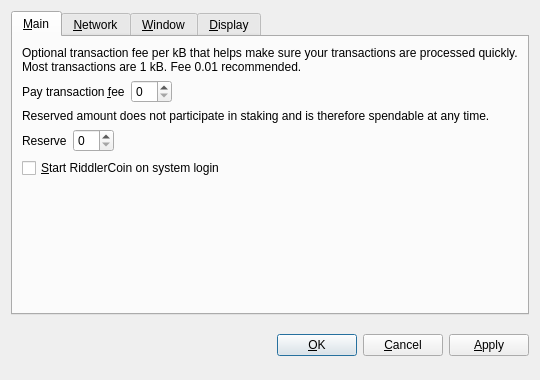
<?xml version="1.0" encoding="UTF-8"?>
<ui version="4.0">
 <class>OptionsDialog</class>
 <widget class="QDialog" name="OptionsDialog">
  <property name="geometry">
   <rect>
    <x>0</x>
    <y>0</y>
    <width>540</width>
    <height>380</height>
   </rect>
  </property>
  <property name="windowTitle">
   <string>Options</string>
  </property>
  <property name="modal">
   <bool>true</bool>
  </property>
  <layout class="QVBoxLayout" name="verticalLayout">
   <item>
    <widget class="QTabWidget" name="tabWidget">
     <property name="tabPosition">
      <enum>QTabWidget::North</enum>
     </property>
     <property name="currentIndex">
      <number>0</number>
     </property>
     <widget class="QWidget" name="tabMain">
      <attribute name="title">
       <string>&amp;Main</string>
      </attribute>
      <layout class="QVBoxLayout" name="verticalLayout_Main">
       <item>
        <widget class="QLabel" name="transactionFeeInfoLabel">
         <property name="text">
          <string>Optional transaction fee per kB that helps make sure your transactions are processed quickly. Most transactions are 1 kB. Fee 0.01 recommended.</string>
         </property>
         <property name="textFormat">
          <enum>Qt::PlainText</enum>
         </property>
         <property name="wordWrap">
          <bool>true</bool>
         </property>
        </widget>
       </item>
       <item>
        <layout class="QHBoxLayout" name="horizontalLayoutFee">
         <item>
          <widget class="QLabel" name="transactionFeeLabel">
           <property name="text">
            <string>Pay transaction &amp;fee</string>
           </property>
           <property name="textFormat">
            <enum>Qt::PlainText</enum>
           </property>
           <property name="buddy">
            <cstring>transactionFee</cstring>
           </property>
          </widget>
         </item>
         <item>
          <widget class="BitcoinAmountField" name="transactionFee"/>
         </item>
         <item>
          <spacer name="horizontalSpacerFee">
           <property name="orientation">
            <enum>Qt::Horizontal</enum>
           </property>
           <property name="sizeHint" stdset="0">
            <size>
             <width>40</width>
             <height>20</height>
            </size>
           </property>
          </spacer>
         </item>
        </layout>
       </item>
       <item>
        <widget class="QLabel" name="reserveBalanceInfoLabel">
         <property name="text">
          <string>Reserved amount does not participate in staking and is therefore spendable at any time.</string>
         </property>
         <property name="textFormat">
          <enum>Qt::PlainText</enum>
         </property>
         <property name="wordWrap">
          <bool>true</bool>
         </property>
        </widget>
       </item>
       <item>
        <layout class="QHBoxLayout" name="horizontalLayoutReserveBalance">
         <item>
          <widget class="QLabel" name="reserveBalanceLabel">
           <property name="text">
            <string>Reserve</string>
           </property>
           <property name="textFormat">
            <enum>Qt::PlainText</enum>
           </property>
           <property name="buddy">
            <cstring>reserveBalance</cstring>
           </property>
          </widget>
         </item>
         <item>
          <widget class="BitcoinAmountField" name="reserveBalance"/>
         </item>
         <item>
          <spacer name="horizontalSpacerReserveBalance">
           <property name="orientation">
            <enum>Qt::Horizontal</enum>
           </property>
           <property name="sizeHint" stdset="0">
            <size>
             <width>40</width>
             <height>20</height>
            </size>
           </property>
          </spacer>
         </item>
        </layout>
       </item>
       <item>
        <widget class="QCheckBox" name="bitcoinAtStartup">
         <property name="toolTip">
          <string>Automatically start RiddlerCoin after logging in to the system.</string>
         </property>
         <property name="text">
          <string>&amp;Start RiddlerCoin on system login</string>
         </property>
        </widget>
       </item>
       <item>
        <spacer name="verticalSpacer_Main">
         <property name="orientation">
          <enum>Qt::Vertical</enum>
         </property>
         <property name="sizeHint" stdset="0">
          <size>
           <width>20</width>
           <height>40</height>
          </size>
         </property>
        </spacer>
       </item>
      </layout>
     </widget>
     <widget class="QWidget" name="tabNetwork">
      <attribute name="title">
       <string>&amp;Network</string>
      </attribute>
      <layout class="QVBoxLayout" name="verticalLayout_Network">
       <item>
        <widget class="QCheckBox" name="mapPortUpnp">
         <property name="toolTip">
          <string>Automatically open the RiddlerCoin client port on the router. This only works when your router supports UPnP and it is enabled.</string>
         </property>
         <property name="text">
          <string>Map port using &amp;UPnP</string>
         </property>
        </widget>
       </item>
       <item>
        <widget class="QCheckBox" name="connectSocks">
         <property name="toolTip">
          <string>Connect to the RiddlerCoin network through a SOCKS proxy (e.g. when connecting through Tor).</string>
         </property>
         <property name="text">
          <string>&amp;Connect through SOCKS proxy:</string>
         </property>
        </widget>
       </item>
       <item>
        <layout class="QHBoxLayout" name="horizontalLayout_Network">
         <item>
          <widget class="QLabel" name="proxyIpLabel">
           <property name="text">
            <string>Proxy &amp;IP:</string>
           </property>
           <property name="textFormat">
            <enum>Qt::PlainText</enum>
           </property>
           <property name="buddy">
            <cstring>proxyIp</cstring>
           </property>
          </widget>
         </item>
         <item>
          <widget class="QValidatedLineEdit" name="proxyIp">
           <property name="maximumSize">
            <size>
             <width>140</width>
             <height>16777215</height>
            </size>
           </property>
           <property name="toolTip">
            <string>IP address of the proxy (e.g. 127.0.0.1)</string>
           </property>
          </widget>
         </item>
         <item>
          <widget class="QLabel" name="proxyPortLabel">
           <property name="text">
            <string>&amp;Port:</string>
           </property>
           <property name="textFormat">
            <enum>Qt::PlainText</enum>
           </property>
           <property name="buddy">
            <cstring>proxyPort</cstring>
           </property>
          </widget>
         </item>
         <item>
          <widget class="QLineEdit" name="proxyPort">
           <property name="maximumSize">
            <size>
             <width>55</width>
             <height>16777215</height>
            </size>
           </property>
           <property name="toolTip">
            <string>Port of the proxy (e.g. 9050)</string>
           </property>
          </widget>
         </item>
         <item>
          <widget class="QLabel" name="socksVersionLabel">
           <property name="text">
            <string>SOCKS &amp;Version:</string>
           </property>
           <property name="textFormat">
            <enum>Qt::PlainText</enum>
           </property>
           <property name="buddy">
            <cstring>socksVersion</cstring>
           </property>
          </widget>
         </item>
         <item>
          <widget class="QValueComboBox" name="socksVersion">
           <property name="toolTip">
            <string>SOCKS version of the proxy (e.g. 5)</string>
           </property>
          </widget>
         </item>
         <item>
          <spacer name="horizontalSpacer_Network">
           <property name="orientation">
            <enum>Qt::Horizontal</enum>
           </property>
           <property name="sizeHint" stdset="0">
            <size>
             <width>40</width>
             <height>20</height>
            </size>
           </property>
          </spacer>
         </item>
        </layout>
       </item>
       <item>
        <spacer name="verticalSpacer_Network">
         <property name="orientation">
          <enum>Qt::Vertical</enum>
         </property>
         <property name="sizeHint" stdset="0">
          <size>
           <width>20</width>
           <height>40</height>
          </size>
         </property>
        </spacer>
       </item>
      </layout>
     </widget>
     <widget class="QWidget" name="tabWindow">
      <attribute name="title">
       <string>&amp;Window</string>
      </attribute>
      <layout class="QVBoxLayout" name="verticalLayout_Window">
       <item>
        <widget class="QCheckBox" name="minimizeToTray">
         <property name="toolTip">
          <string>Show only a tray icon after minimizing the window.</string>
         </property>
         <property name="text">
          <string>&amp;Minimize to the tray instead of the taskbar</string>
         </property>
        </widget>
       </item>
       <item>
        <widget class="QCheckBox" name="minimizeOnClose">
         <property name="toolTip">
          <string>Minimize instead of exit the application when the window is closed. When this option is enabled, the application will be closed only after selecting Quit in the menu.</string>
         </property>
         <property name="text">
          <string>M&amp;inimize on close</string>
         </property>
        </widget>
       </item>
       <item>
        <spacer name="verticalSpacer_Window">
         <property name="orientation">
          <enum>Qt::Vertical</enum>
         </property>
         <property name="sizeHint" stdset="0">
          <size>
           <width>20</width>
           <height>40</height>
          </size>
         </property>
        </spacer>
       </item>
      </layout>
     </widget>
     <widget class="QWidget" name="tabDisplay">
      <attribute name="title">
       <string>&amp;Display</string>
      </attribute>
      <layout class="QVBoxLayout" name="verticalLayout_Display">
       <item>
        <layout class="QHBoxLayout" name="horizontalLayout_1_Display">
         <item>
          <widget class="QLabel" name="langLabel">
           <property name="text">
            <string>User Interface &amp;language:</string>
           </property>
           <property name="textFormat">
            <enum>Qt::PlainText</enum>
           </property>
           <property name="buddy">
            <cstring>lang</cstring>
           </property>
          </widget>
         </item>
         <item>
          <widget class="QValueComboBox" name="lang">
           <property name="toolTip">
            <string>The user interface language can be set here. This setting will take effect after restarting RiddlerCoin.</string>
           </property>
          </widget>
         </item>
        </layout>
       </item>
       <item>
        <layout class="QHBoxLayout" name="horizontalLayout_2_Display">
         <item>
          <widget class="QLabel" name="unitLabel">
           <property name="text">
            <string>&amp;Unit to show amounts in:</string>
           </property>
           <property name="textFormat">
            <enum>Qt::PlainText</enum>
           </property>
           <property name="buddy">
            <cstring>unit</cstring>
           </property>
          </widget>
         </item>
         <item>
          <widget class="QValueComboBox" name="unit">
           <property name="toolTip">
            <string>Choose the default subdivision unit to show in the interface and when sending coins.</string>
           </property>
          </widget>
         </item>
        </layout>
       </item>
       <item>
        <widget class="QCheckBox" name="displayAddresses">
         <property name="toolTip">
          <string>Whether to show RiddlerCoin addresses in the transaction list or not.</string>
         </property>
         <property name="text">
          <string>&amp;Display addresses in transaction list</string>
         </property>
        </widget>
       </item>
       <item>
        <widget class="QCheckBox" name="coinControlFeatures">
         <property name="toolTip">
          <string>Whether to show coin control features or not.</string>
         </property>
         <property name="text">
          <string>Display coin &amp;control features (experts only!)</string>
         </property>
        </widget>
       </item>
       <item>
        <spacer name="verticalSpacer_Display">
         <property name="orientation">
          <enum>Qt::Vertical</enum>
         </property>
         <property name="sizeHint" stdset="0">
          <size>
           <width>20</width>
           <height>40</height>
          </size>
         </property>
        </spacer>
       </item>
      </layout>
     </widget>
    </widget>
   </item>
   <item>
    <layout class="QHBoxLayout" name="horizontalLayout_Buttons">
     <item>
      <spacer name="horizontalSpacer_1">
       <property name="orientation">
        <enum>Qt::Horizontal</enum>
       </property>
       <property name="sizeHint" stdset="0">
        <size>
         <width>40</width>
         <height>48</height>
        </size>
       </property>
      </spacer>
     </item>
     <item>
      <widget class="QLabel" name="statusLabel">
       <property name="font">
        <font>
         <weight>75</weight>
         <bold>true</bold>
        </font>
       </property>
       <property name="text">
        <string/>
       </property>
       <property name="textFormat">
        <enum>Qt::PlainText</enum>
       </property>
       <property name="wordWrap">
        <bool>true</bool>
       </property>
      </widget>
     </item>
     <item>
      <spacer name="horizontalSpacer_2">
       <property name="orientation">
        <enum>Qt::Horizontal</enum>
       </property>
       <property name="sizeHint" stdset="0">
        <size>
         <width>40</width>
         <height>48</height>
        </size>
       </property>
      </spacer>
     </item>
     <item>
      <widget class="QPushButton" name="okButton">
       <property name="text">
        <string>&amp;OK</string>
       </property>
      </widget>
     </item>
     <item>
      <widget class="QPushButton" name="cancelButton">
       <property name="text">
        <string>&amp;Cancel</string>
       </property>
       <property name="autoDefault">
        <bool>false</bool>
       </property>
      </widget>
     </item>
     <item>
      <widget class="QPushButton" name="applyButton">
       <property name="text">
        <string>&amp;Apply</string>
       </property>
       <property name="autoDefault">
        <bool>false</bool>
       </property>
      </widget>
     </item>
    </layout>
   </item>
  </layout>
 </widget>
 <customwidgets>
  <customwidget>
   <class>BitcoinAmountField</class>
   <extends>QSpinBox</extends>
   <header>bitcoinamountfield.h</header>
  </customwidget>
  <customwidget>
   <class>QValueComboBox</class>
   <extends>QComboBox</extends>
   <header>qvaluecombobox.h</header>
  </customwidget>
  <customwidget>
   <class>QValidatedLineEdit</class>
   <extends>QLineEdit</extends>
   <header>qvalidatedlineedit.h</header>
  </customwidget>
 </customwidgets>
 <resources/>
 <connections/>
</ui>
